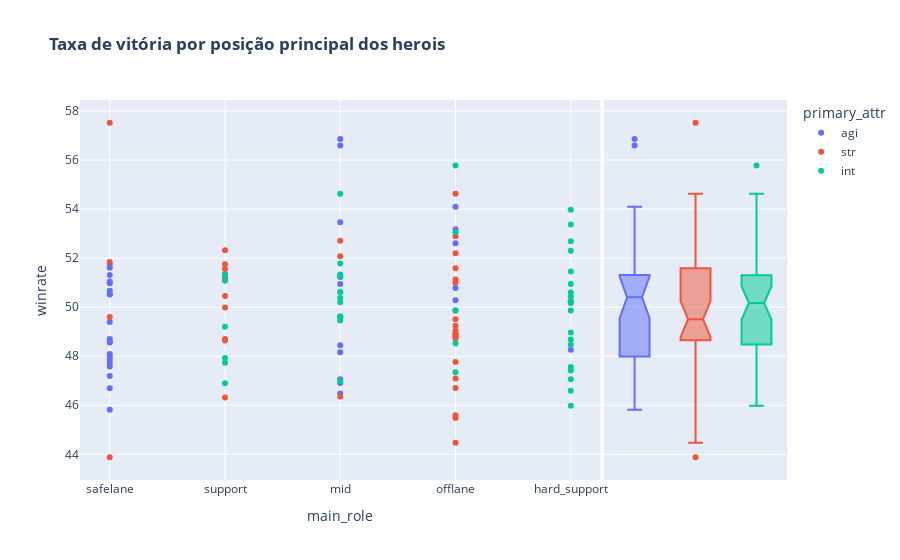

The code cell stored with this chart in its notebook:
### Markdown cell above
# Visualização gráfica 2

### Code cell
fig = px.scatter(data_frame=df, 
                 x='main_role', 
                 y='winrate', 
                 color='primary_attr',
                 marginal_y="box",
                 hover_data=['main_role','winrate','primary_attr','localized_name'],
                 title="<b> Taxa de vitória por posição principal dos herois </b>")
fig.show()

### Figure 1 — Plotly figure (JSON) as saved in the notebook; plotly's stock layout.template omitted (floating-point values rounded to 4 significant figures)
{"data": [{"customdata": [["agi", "Anti-Mage"], ["agi", "Bloodseeker"], ["agi", "Drow Ranger"], ["agi", "Juggernaut"], ["agi", "Mirana"], ["agi", "Morphling"], ["agi", "Shadow Fiend"], ["agi", "Phantom Lancer"], ["agi", "Razor"], ["agi", "Vengeful Spirit"], ["agi", "Riki"], ["agi", "Sniper"], ["agi", "Venomancer"], ["agi", "Faceless Void"], ["agi", "Phantom Assassin"], ["agi", "Templar Assassin"], ["agi", "Viper"], ["agi", "Luna"], ["agi", "Clinkz"], ["agi", "Broodmother"], ["agi", "Bounty Hunter"], ["agi", "Weaver"], ["agi", "Spectre"], ["agi", "Ursa"], ["agi", "Gyrocopter"], ["agi", "Lone Druid"], ["agi", "Meepo"], ["agi", "Nyx Assassin"], ["agi", "Naga Siren"], ["agi", "Slark"], ["agi", "Medusa"], ["agi", "Troll Warlord"], ["agi", "Ember Spirit"], ["agi", "Terrorblade"], ["agi", "Arc Warden"], ["agi", "Monkey King"], ["agi", "Pangolier"], ["agi", "Hoodwink"]], "hovertemplate": "primary_attr=%{customdata[0]}<br>main_role=%{x}<br>winrate=%{y}<br>localized_name=%{customdata[1]}<extra></extra>", "legendgroup": "agi", "marker": {"color": "#636efa", "symbol": "circle"}, "mode": "markers", "name": "agi", "orientation": "v", "showlegend": true, "type": "scatter", "x": ["safelane", "safelane", "safelane", "safelane", "support", "safelane", "mid", "safelane", "offlane", "hard_support", "safelane", "mid", "support", "safelane", "safelane", "mid", "mid", "safelane", "mid", "mid", "offlane", "safelane", "safelane", "safelane", "safelane", "mid", "mid", "offlane", "safelane", "safelane", "safelane", "safelane", "mid", "safelane", "mid", "safelane", "offlane", "offlane"], "xaxis": "x", "y": [47.87, 49.4, 48.7, 51.31, 51.18, 47.73, 46.48, 50.67, 52.61, 48.26, 48.56, 46.91, 51.34, 45.82, 46.69, 53.46, 47.06, 50.98, 56.59, 56.86, 54.09, 50.53, 47.58, 50.52, 48.58, 48.16, 51.23, 53.18, 51.76, 48.09, 47.19, 51.05, 48.45, 47.99, 50.94, 51.61, 50.28, 50.78], "yaxis": "y"}, {"alignmentgroup": "True", "customdata": [["agi", "Anti-Mage"], ["agi", "Bloodseeker"], ["agi", "Drow Ranger"], ["agi", "Juggernaut"], ["agi", "Mirana"], ["agi", "Morphling"], ["agi", "Shadow Fiend"], ["agi", "Phantom Lancer"], ["agi", "Razor"], ["agi", "Vengeful Spirit"], ["agi", "Riki"], ["agi", "Sniper"], ["agi", "Venomancer"], ["agi", "Faceless Void"], ["agi", "Phantom Assassin"], ["agi", "Templar Assassin"], ["agi", "Viper"], ["agi", "Luna"], ["agi", "Clinkz"], ["agi", "Broodmother"], ["agi", "Bounty Hunter"], ["agi", "Weaver"], ["agi", "Spectre"], ["agi", "Ursa"], ["agi", "Gyrocopter"], ["agi", "Lone Druid"], ["agi", "Meepo"], ["agi", "Nyx Assassin"], ["agi", "Naga Siren"], ["agi", "Slark"], ["agi", "Medusa"], ["agi", "Troll Warlord"], ["agi", "Ember Spirit"], ["agi", "Terrorblade"], ["agi", "Arc Warden"], ["agi", "Monkey King"], ["agi", "Pangolier"], ["agi", "Hoodwink"]], "hovertemplate": "primary_attr=%{customdata[0]}<br>winrate=%{y}<br>localized_name=%{customdata[1]}<extra></extra>", "legendgroup": "agi", "marker": {"color": "#636efa", "symbol": "circle"}, "name": "agi", "notched": true, "offsetgroup": "agi", "showlegend": false, "type": "box", "xaxis": "x2", "y": [47.87, 49.4, 48.7, 51.31, 51.18, 47.73, 46.48, 50.67, 52.61, 48.26, 48.56, 46.91, 51.34, 45.82, 46.69, 53.46, 47.06, 50.98, 56.59, 56.86, 54.09, 50.53, 47.58, 50.52, 48.58, 48.16, 51.23, 53.18, 51.76, 48.09, 47.19, 51.05, 48.45, 47.99, 50.94, 51.61, 50.28, 50.78], "yaxis": "y2"}, {"customdata": [["str", "Axe"], ["str", "Earthshaker"], ["str", "Pudge"], ["str", "Sand King"], ["str", "Sven"], ["str", "Tiny"], ["str", "Kunkka"], ["str", "Slardar"], ["str", "Tidehunter"], ["str", "Beastmaster"], ["str", "Wraith King"], ["str", "Dragon Knight"], ["str", "Clockwerk"], ["str", "Lifestealer"], ["str", "Omniknight"], ["str", "Huskar"], ["str", "Night Stalker"], ["str", "Doom"], ["str", "Spirit Breaker"], ["str", "Alchemist"], ["str", "Lycan"], ["str", "Brewmaster"], ["str", "Chaos Knight"], ["str", "Treant Protector"], ["str", "Undying"], ["str", "Io"], ["str", "Centaur Warrunner"], ["str", "Magnus"], ["str", "Timbersaw"], ["str", "Bristleback"], ["str", "Tusk"], ["str", "Abaddon"], ["str", "Elder Titan"], ["str", "Legion Commander"], ["str", "Earth Spirit"], ["str", "Underlord"], ["str", "Phoenix"], ["str", "Snapfire"], ["str", "Mars"]], "hovertemplate": "primary_attr=%{customdata[0]}<br>main_role=%{x}<br>winrate=%{y}<br>localized_name=%{customdata[1]}<extra></extra>", "legendgroup": "str", "marker": {"color": "#EF553B", "symbol": "circle"}, "mode": "markers", "name": "str", "orientation": "v", "showlegend": true, "type": "scatter", "x": ["offlane", "support", "offlane", "support", "safelane", "offlane", "mid", "offlane", "offlane", "offlane", "safelane", "offlane", "offlane", "safelane", "support", "mid", "offlane", "offlane", "offlane", "mid", "safelane", "offlane", "offlane", "support", "support", "hard_support", "offlane", "offlane", "offlane", "offlane", "offlane", "support", "offlane", "offlane", "offlane", "support", "support", "support", "offlane"], "xaxis": "x", "y": [48.71, 51.56, 46.7, 51.16, 43.88, 45.48, 46.36, 48.75, 51.59, 54.62, 51.84, 49.24, 51.13, 49.6, 48.64, 52.08, 52.89, 47.09, 49.51, 52.71, 57.52, 48.87, 52.2, 48.7, 49.99, 50.22, 48.83, 44.47, 48.93, 45.59, 49.85, 51.75, 49.04, 48.91, 51, 52.32, 50.46, 46.32, 47.76], "yaxis": "y"}, {"alignmentgroup": "True", "customdata": [["str", "Axe"], ["str", "Earthshaker"], ["str", "Pudge"], ["str", "Sand King"], ["str", "Sven"], ["str", "Tiny"], ["str", "Kunkka"], ["str", "Slardar"], ["str", "Tidehunter"], ["str", "Beastmaster"], ["str", "Wraith King"], ["str", "Dragon Knight"], ["str", "Clockwerk"], ["str", "Lifestealer"], ["str", "Omniknight"], ["str", "Huskar"], ["str", "Night Stalker"], ["str", "Doom"], ["str", "Spirit Breaker"], ["str", "Alchemist"], ["str", "Lycan"], ["str", "Brewmaster"], ["str", "Chaos Knight"], ["str", "Treant Protector"], ["str", "Undying"], ["str", "Io"], ["str", "Centaur Warrunner"], ["str", "Magnus"], ["str", "Timbersaw"], ["str", "Bristleback"], ["str", "Tusk"], ["str", "Abaddon"], ["str", "Elder Titan"], ["str", "Legion Commander"], ["str", "Earth Spirit"], ["str", "Underlord"], ["str", "Phoenix"], ["str", "Snapfire"], ["str", "Mars"]], "hovertemplate": "primary_attr=%{customdata[0]}<br>winrate=%{y}<br>localized_name=%{customdata[1]}<extra></extra>", "legendgroup": "str", "marker": {"color": "#EF553B", "symbol": "circle"}, "name": "str", "notched": true, "offsetgroup": "str", "showlegend": false, "type": "box", "xaxis": "x2", "y": [48.71, 51.56, 46.7, 51.16, 43.88, 45.48, 46.36, 48.75, 51.59, 54.62, 51.84, 49.24, 51.13, 49.6, 48.64, 52.08, 52.89, 47.09, 49.51, 52.71, 57.52, 48.87, 52.2, 48.7, 49.99, 50.22, 48.83, 44.47, 48.93, 45.59, 49.85, 51.75, 49.04, 48.91, 51, 52.32, 50.46, 46.32, 47.76], "yaxis": "y2"}, {"customdata": [["int", "Bane"], ["int", "Crystal Maiden"], ["int", "Puck"], ["int", "Storm Spirit"], ["int", "Windranger"], ["int", "Zeus"], ["int", "Lina"], ["int", "Lion"], ["int", "Shadow Shaman"], ["int", "Witch Doctor"], ["int", "Lich"], ["int", "Enigma"], ["int", "Tinker"], ["int", "Necrophos"], ["int", "Warlock"], ["int", "Queen of Pain"], ["int", "Death Prophet"], ["int", "Pugna"], ["int", "Dazzle"], ["int", "Leshrac"], ["int", "Nature's Prophet"], ["int", "Dark Seer"], ["int", "Enchantress"], ["int", "Jakiro"], ["int", "Batrider"], ["int", "Chen"], ["int", "Ancient Apparition"], ["int", "Invoker"], ["int", "Silencer"], ["int", "Outworld Devourer"], ["int", "Shadow Demon"], ["int", "Ogre Magi"], ["int", "Rubick"], ["int", "Disruptor"], ["int", "Keeper of the Light"], ["int", "Visage"], ["int", "Skywrath Mage"], ["int", "Techies"], ["int", "Oracle"], ["int", "Winter Wyvern"], ["int", "Dark Willow"], ["int", "Grimstroke"], ["int", "Void Spirit"]], "hovertemplate": "primary_attr=%{customdata[0]}<br>main_role=%{x}<br>winrate=%{y}<br>localized_name=%{customdata[1]}<extra></extra>", "legendgroup": "int", "marker": {"color": "#00cc96", "symbol": "circle"}, "mode": "markers", "name": "int", "orientation": "v", "showlegend": true, "type": "scatter", "x": ["hard_support", "hard_support", "mid", "mid", "support", "mid", "support", "hard_support", "hard_support", "hard_support", "hard_support", "offlane", "mid", "offlane", "hard_support", "mid", "mid", "mid", "hard_support", "mid", "offlane", "offlane", "hard_support", "hard_support", "mid", "hard_support", "hard_support", "mid", "support", "mid", "hard_support", "hard_support", "support", "hard_support", "hard_support", "mid", "support", "offlane", "hard_support", "hard_support", "support", "hard_support", "mid"], "xaxis": "x", "y": [52.69, 49.86, 51.25, 50.2, 51.32, 46.98, 46.9, 50.43, 53.37, 47.56, 48.47, 55.78, 50.37, 48.52, 52.3, 49.46, 49.58, 51.33, 48.97, 49.61, 47.35, 53.05, 47.42, 50.24, 49.63, 53.97, 50.6, 51.78, 47.93, 50.61, 47.06, 50.94, 47.73, 48.68, 45.98, 54.62, 49.2, 49.87, 51.45, 50.17, 51.08, 46.59, 50.62], "yaxis": "y"}, {"alignmentgroup": "True", "customdata": [["int", "Bane"], ["int", "Crystal Maiden"], ["int", "Puck"], ["int", "Storm Spirit"], ["int", "Windranger"], ["int", "Zeus"], ["int", "Lina"], ["int", "Lion"], ["int", "Shadow Shaman"], ["int", "Witch Doctor"], ["int", "Lich"], ["int", "Enigma"], ["int", "Tinker"], ["int", "Necrophos"], ["int", "Warlock"], ["int", "Queen of Pain"], ["int", "Death Prophet"], ["int", "Pugna"], ["int", "Dazzle"], ["int", "Leshrac"], ["int", "Nature's Prophet"], ["int", "Dark Seer"], ["int", "Enchantress"], ["int", "Jakiro"], ["int", "Batrider"], ["int", "Chen"], ["int", "Ancient Apparition"], ["int", "Invoker"], ["int", "Silencer"], ["int", "Outworld Devourer"], ["int", "Shadow Demon"], ["int", "Ogre Magi"], ["int", "Rubick"], ["int", "Disruptor"], ["int", "Keeper of the Light"], ["int", "Visage"], ["int", "Skywrath Mage"], ["int", "Techies"], ["int", "Oracle"], ["int", "Winter Wyvern"], ["int", "Dark Willow"], ["int", "Grimstroke"], ["int", "Void Spirit"]], "hovertemplate": "primary_attr=%{customdata[0]}<br>winrate=%{y}<br>localized_name=%{customdata[1]}<extra></extra>", "legendgroup": "int", "marker": {"color": "#00cc96", "symbol": "circle"}, "name": "int", "notched": true, "offsetgroup": "int", "showlegend": false, "type": "box", "xaxis": "x2", "y": [52.69, 49.86, 51.25, 50.2, 51.32, 46.98, 46.9, 50.43, 53.37, 47.56, 48.47, 55.78, 50.37, 48.52, 52.3, 49.46, 49.58, 51.33, 48.97, 49.61, 47.35, 53.05, 47.42, 50.24, 49.63, 53.97, 50.6, 51.78, 47.93, 50.61, 47.06, 50.94, 47.73, 48.68, 45.98, 54.62, 49.2, 49.87, 51.45, 50.17, 51.08, 46.59, 50.62], "yaxis": "y2"}], "layout": {"legend": {"title": {"text": "primary_attr"}, "tracegroupgap": 0}, "title": {"text": "<b> Taxa de vitória por posição principal dos herois </b>"}, "xaxis": {"anchor": "y", "domain": [0, 0.7363], "title": {"text": "main_role"}}, "xaxis2": {"anchor": "y2", "domain": [0.7413, 1], "matches": "x2", "showgrid": false, "showline": false, "showticklabels": false, "ticks": ""}, "yaxis": {"anchor": "x", "domain": [0, 1], "title": {"text": "winrate"}}, "yaxis2": {"anchor": "x2", "domain": [0, 1], "matches": "y", "showgrid": true, "showticklabels": false}}}
